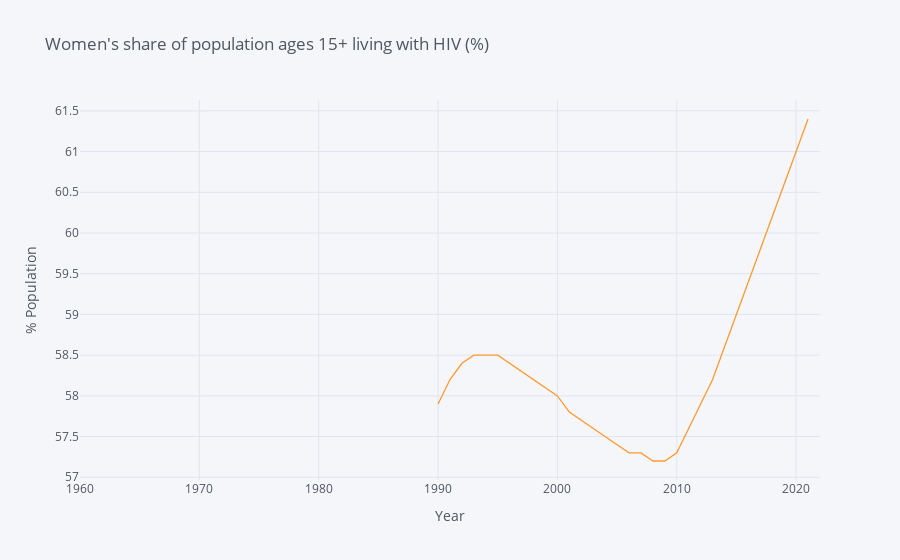

Here is the notebook cell this chart was saved with:
### Code cell
# Women's share of population ages 15+ living with HIV (%) (Botswana)

woman_hiv = {"SH.DYN.AIDS.FE.ZS" : "BWA"}
whiv = wbdata.get_dataframe(woman_hiv, country = "BWA")

whiv.index = whiv.index.astype(int)
whiv.iplot(title="Women's share of population ages 15+ living with HIV (%)",xTitle='Year',yTitle='% Population')

### Figure 1 — Plotly figure (JSON) as saved in the notebook; plotly's stock layout.template omitted (floating-point values rounded to 4 significant figures)
{"data": [{"line": {"color": "rgba(255, 153, 51, 1.0)", "dash": "solid", "shape": "linear", "width": 1.3}, "mode": "lines", "name": "BWA", "text": "", "type": "scatter", "x": [2022, 2021, 2020, 2019, 2018, 2017, 2016, 2015, 2014, 2013, 2012, 2011, 2010, 2009, 2008, 2007, 2006, 2005, 2004, 2003, 2002, 2001, 2000, 1999, 1998, 1997, 1996, 1995, 1994, 1993, 1992, 1991, 1990, 1989, 1988, 1987, 1986, 1985, 1984, 1983, 1982, 1981, 1980, 1979, 1978, 1977, 1976, 1975, 1974, 1973, 1972, 1971, 1970, 1969, 1968, 1967, 1966, 1965, 1964, 1963, 1962, 1961, 1960], "y": ["", 61.4, 61, 60.6, 60.2, 59.8, 59.4, 59, 58.6, 58.2, 57.9, 57.6, 57.3, 57.2, 57.2, 57.3, 57.3, 57.4, 57.5, 57.6, 57.7, 57.8, 58, 58.1, 58.2, 58.3, 58.4, 58.5, 58.5, 58.5, 58.4, 58.2, 57.9, "", "", "", "", "", "", "", "", "", "", "", "", "", "", "", "", "", "", "", "", "", "", "", "", "", "", "", "", "", ""]}], "layout": {"autosize": true, "legend": {"bgcolor": "#F5F6F9", "font": {"color": "#4D5663"}}, "paper_bgcolor": "#F5F6F9", "plot_bgcolor": "#F5F6F9", "title": {"font": {"color": "#4D5663"}, "text": "Women's share of population ages 15+ living with HIV (%)"}, "xaxis": {"autorange": true, "gridcolor": "#E1E5ED", "range": [1960, 2022], "showgrid": true, "tickfont": {"color": "#4D5663"}, "title": {"font": {"color": "#4D5663"}, "text": "Year"}, "type": "linear", "zerolinecolor": "#E1E5ED"}, "yaxis": {"autorange": true, "gridcolor": "#E1E5ED", "range": [56.97, 61.63], "showgrid": true, "tickfont": {"color": "#4D5663"}, "title": {"font": {"color": "#4D5663"}, "text": "% Population"}, "type": "linear", "zerolinecolor": "#E1E5ED"}}}
